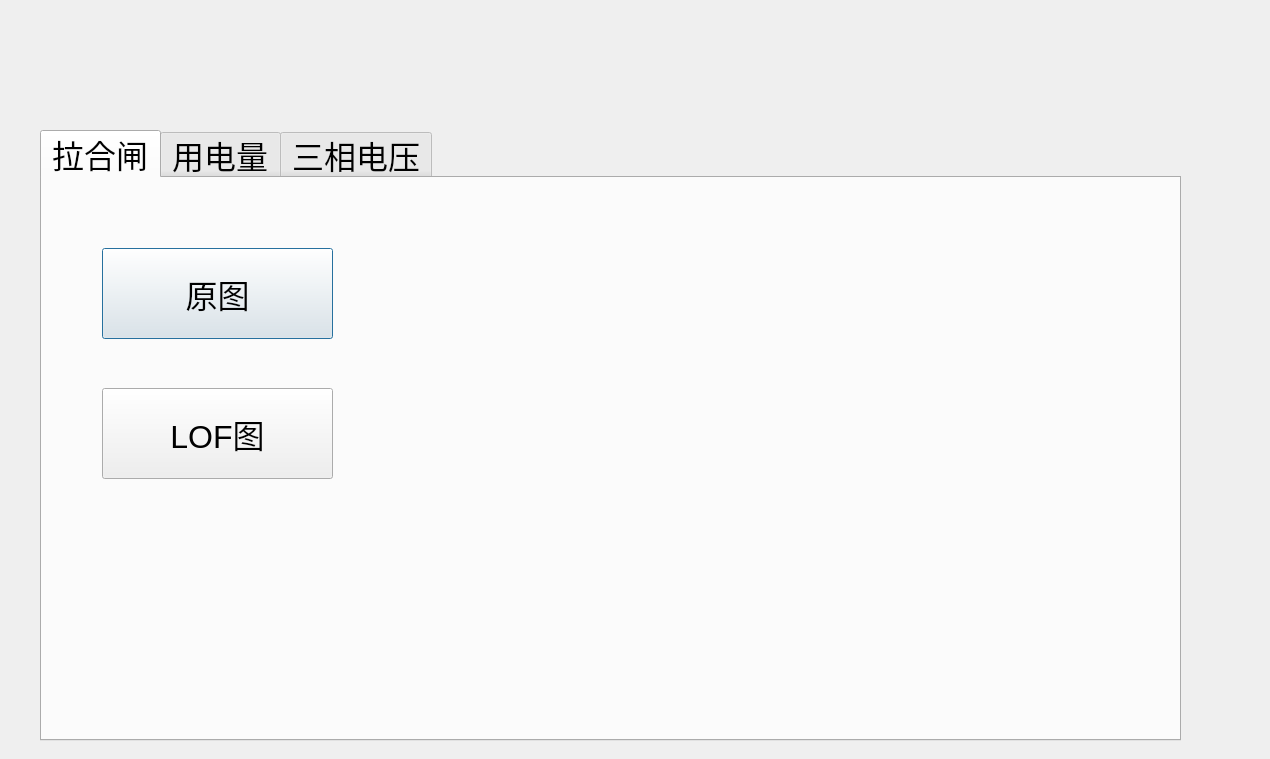
<?xml version="1.0" encoding="UTF-8"?>
<ui version="4.0">
 <class>Dialog</class>
 <widget class="QDialog" name="Dialog">
  <property name="geometry">
   <rect>
    <x>0</x>
    <y>0</y>
    <width>1270</width>
    <height>759</height>
   </rect>
  </property>
  <property name="windowTitle">
   <string>窃电分析成果展示</string>
  </property>
  <widget class="QTabWidget" name="tabWidget">
   <property name="geometry">
    <rect>
     <x>40</x>
     <y>130</y>
     <width>1141</width>
     <height>611</height>
    </rect>
   </property>
   <property name="font">
    <font>
     <pointsize>24</pointsize>
    </font>
   </property>
   <property name="currentIndex">
    <number>0</number>
   </property>
   <widget class="QWidget" name="tab">
    <attribute name="title">
     <string>拉合闸</string>
    </attribute>
    <widget class="QPushButton" name="button_yuantu">
     <property name="geometry">
      <rect>
       <x>60</x>
       <y>70</y>
       <width>231</width>
       <height>91</height>
      </rect>
     </property>
     <property name="text">
      <string>原图</string>
     </property>
    </widget>
    <widget class="QPushButton" name="button_loftu">
     <property name="geometry">
      <rect>
       <x>60</x>
       <y>210</y>
       <width>231</width>
       <height>91</height>
      </rect>
     </property>
     <property name="text">
      <string>LOF图</string>
     </property>
    </widget>
   </widget>
   <widget class="QWidget" name="tab_2">
    <attribute name="title">
     <string>用电量</string>
    </attribute>
   </widget>
   <widget class="QWidget" name="tab_3">
    <attribute name="title">
     <string>三相电压</string>
    </attribute>
   </widget>
  </widget>
 </widget>
 <resources/>
 <connections/>
</ui>
